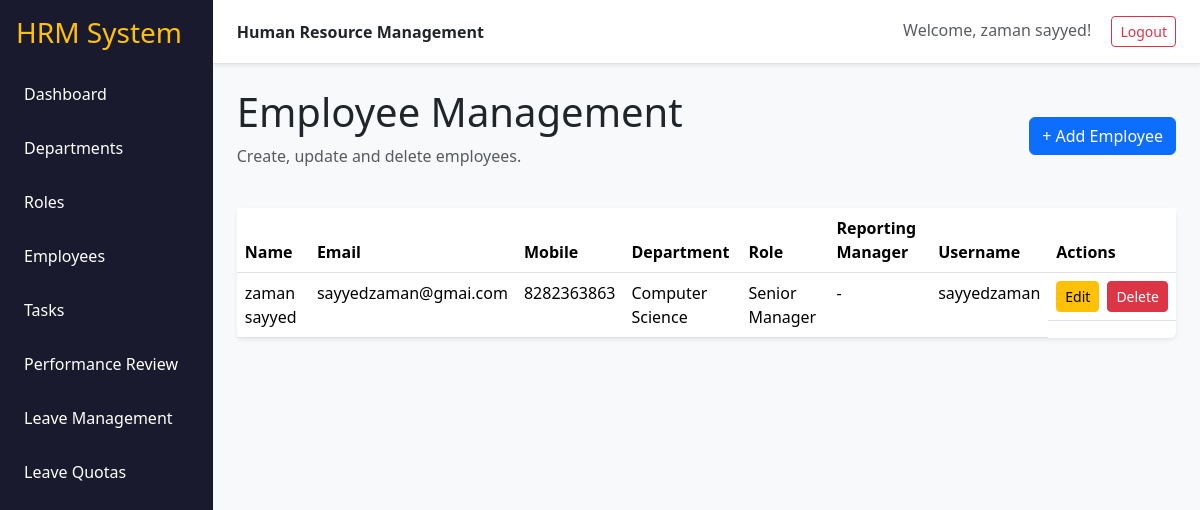
Before: /employees (signed in) with the older database file.
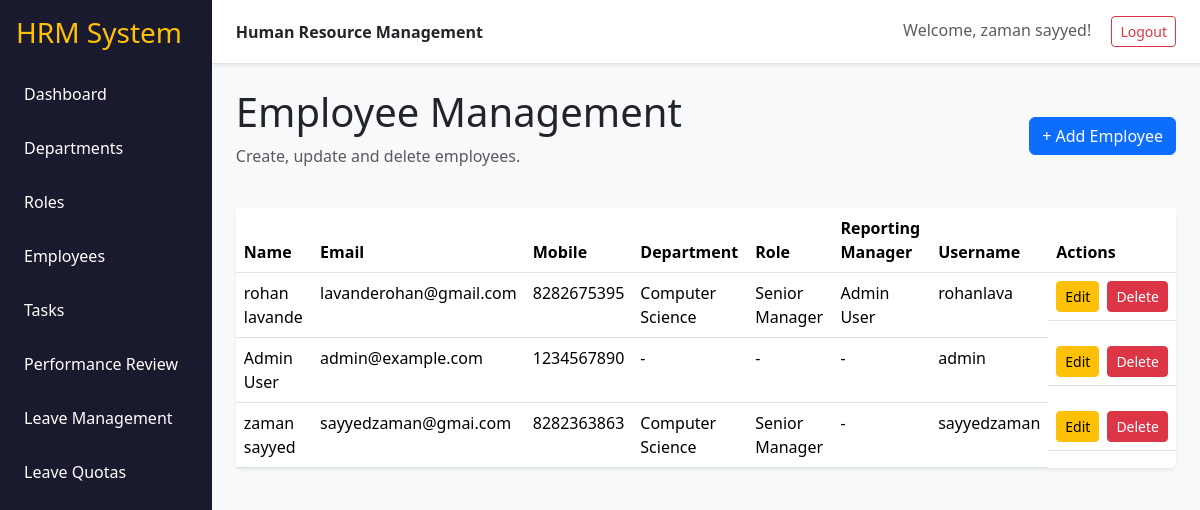
After: the same page with the newer database file.
### tables this page shows
CREATE TABLE user (
            employee_id INTEGER PRIMARY KEY AUTOINCREMENT,
            first_name VARCHAR(100) NOT NULL,
            last_name VARCHAR(100) NOT NULL,
            username VARCHAR(100) NOT NULL UNIQUE,
            password VARCHAR(100) NOT NULL,
            email VARCHAR(100) NOT NULL UNIQUE,
            mobile VARCHAR(100) NOT NULL,
            dept_id INTEGER,
            role_id INTEGER,
            reporting_manager_id INTEGER,
            date_of_joining DATE,
            created_at DATETIME NOT NULL,
            updated_at DATETIME NOT NULL,
            FOREIGN KEY (dept_id) REFERENCES department (dept_id),
            FOREIGN KEY (role_id) REFERENCES role (role_id),
            FOREIGN KEY (reporting_manager_id) REFERENCES user (employee_id)
        );

CREATE TABLE department (
            dept_id INTEGER PRIMARY KEY AUTOINCREMENT,
            dept_name VARCHAR(100) NOT NULL UNIQUE,
            description VARCHAR(300),
            created_at DATETIME NOT NULL,
            updated_at DATETIME NOT NULL,
            status INTEGER NOT NULL DEFAULT 1
        );

CREATE TABLE role (
            role_id INTEGER PRIMARY KEY AUTOINCREMENT,
            role_name VARCHAR(100) NOT NULL UNIQUE,
            description VARCHAR(300),
            created_at DATETIME NOT NULL,
            updated_at DATETIME NOT NULL,
            status INTEGER NOT NULL DEFAULT 1
        );

### app.py (the view)
@app.route("/employees")
@login_required
def employees():
    conn = get_db()
    query = """
        SELECT u.*,
               d.dept_name,
               r.role_name,
               rm.first_name AS rm_first,
               rm.last_name AS rm_last
        FROM user u
        LEFT JOIN department d ON u.dept_id = d.dept_id
        LEFT JOIN role r ON u.role_id = r.role_id
        LEFT JOIN user rm ON u.reporting_manager_id = rm.employee_id
        ORDER BY u.employee_id DESC
    """
    rows = conn.execute(query).fetchall()
    conn.close()
    return render_template("employees.html", employees=rows)

### app.py (called while the page is built)
def login_required(f):
    @wraps(f)
    def decorated_function(*args, **kwargs):
        if 'employee_id' not in session:
            return redirect(url_for('login'))
        return f(*args, **kwargs)
    return decorated_function

def get_db():
    conn = sqlite3.connect(DB_NAME)
    conn.row_factory = sqlite3.Row
    return conn

### templates/employees.html (shortened to what this page needs)
{% extends "base.html" %}
{% block content %}
<div class="d-flex justify-content-between align-items-center mb-4">
    <div>
        <h1>Employee Management</h1>
        <p class="text-muted">Create, update and delete employees.</p>
    </div>
    <a class="btn btn-primary" href="{{ url_for('create_employee') }}">+ Add Employee</a>
</div>
<div class="card shadow-sm">
<div class="table-responsive">
<table class="table table-hover mb-0">
    <thead>
        <tr>
            <th>Name</th>
            <th>Email</th>
            <th>Mobile</th>
            <th>Department</th>
            <th>Role</th>
            <th>Reporting Manager</th>
            <th>Username</th>
            <th>Actions</th>
        </tr>
    </thead>
    <tbody>
    {% for e in employees %}
        <tr>
            <td>{{ e.first_name }} {{ e.last_name }}</td>
            <td>{{ e.email }}</td>
            <td>{{ e.mobile }}</td>
            <td>{{ e.dept_name or "-" }}</td>
            <td>{{ e.role_name or "-" }}</td>
            <td>{% if e.rm_first %}{{ e.rm_first }} {{ e.rm_last }}{% else %}-{% endif %}</td>
            <td>{{ e.username }}</td>
            <td class="d-flex gap-2">
                <a class="btn btn-sm btn-warning"
                   href="{{ url_for('edit_employee', employee_id=e.employee_id) }}">Edit</a>
                <form method="post"
                      action="{{ url_for('delete_employee', employee_id=e.employee_id) }}"
                      onsubmit="return confirm('Are you sure you want to delete this employee?');">
                    <button class="btn btn-sm btn-danger">Delete</button>
                </form>
            </td>
        </tr>
    {% else %}
        <tr><td colspan="8" class="text-center p-4">No employees found.</td></tr>
    {% endfor %}
    </tbody>
</table>
</div>
</div>
{% endblock %}

### templates/base.html (shortened to what this page needs)
<!doctype html>
<html lang="en">
<head>
    <link href="https://cdn.jsdelivr.net/npm/bootstrap@5.3.3/dist/css/bootstrap.min.css" rel="stylesheet">
    <link rel="stylesheet" href="{{ url_for('static', filename='css/style.css') }}">
</head>
<body class="bg-light">
<div class="d-flex min-vh-100">
    {% if session.get('employee_id') %}
    <aside class="sidebar p-3 text-white" style="width: 250px; background-color: #1a1a2e;">
        <h3 class="mb-4 text-warning">HRM System</h3>
        <div class="d-flex flex-column gap-2">
            <a href="{{ url_for('dashboard') }}" class="text-white text-decoration-none p-2 rounded hover-bg">Dashboard</a>
            <a href="{{ url_for('departments') }}" class="text-white text-decoration-none p-2 rounded hover-bg">Departments</a>
            <a href="{{ url_for('roles') }}" class="text-white text-decoration-none p-2 rounded hover-bg">Roles</a>
            <a href="{{ url_for('employees') }}" class="text-white text-decoration-none p-2 rounded hover-bg">Employees</a>
            <a href="{{ url_for('tasks') }}" class="text-white text-decoration-none p-2 rounded hover-bg">Tasks</a>
            <a href="{{ url_for('reviews') }}" class="text-white text-decoration-none p-2 rounded hover-bg">Performance Review</a>
            <a href="{{ url_for('leaves') }}" class="text-white text-decoration-none p-2 rounded hover-bg">Leave Management</a>
            <a href="{{ url_for('leave_quotas') }}" class="text-white text-decoration-none p-2 rounded hover-bg">Leave Quotas</a>
        </div>
    </aside>
    {% endif %}
    <main class="flex-grow-1">
        {% if session.get('employee_id') %}
        <nav class="navbar bg-white border-bottom px-4 py-3 d-flex justify-content-between align-items-center shadow-sm">
            <strong>Human Resource Management</strong>
            <div>
                <span class="me-3 text-muted">Welcome, {{ session.get('name', 'User') }}!</span>
                <a href="{{ url_for('logout') }}" class="btn btn-sm btn-outline-danger">Logout</a>
            </div>
        </nav>
        {% endif %}
        <div class="container-fluid p-4">
            {% block content %}{% endblock %}
        </div>
    </main>
</div>
</body>
</html>

### static/css/style.css (style rules this page uses)
body { background: #f6f8fb; }
.sidebar { width: 240px; background: #17132a; color: white; }
.sidebar h3 { color: #b5d800; }
.sidebar a { display: block; color: white; text-decoration: none; padding: 12px 10px; border-radius: 8px; margin-bottom: 6px; }
.card { border: 0; }

Changed rows visible on the page:
added user: first_name "rohan", last_name "lavande", email "lavanderohan@gmail.com", mobile "8282675395", dept_name "Computer Science", role_name "Senior Manager", rm_first "Admin", rm_last "User", username "rohanlava"
added user: first_name "Admin", last_name "User", email "admin@example.com", mobile "1234567890", dept_name "-", role_name "-", username "admin"
